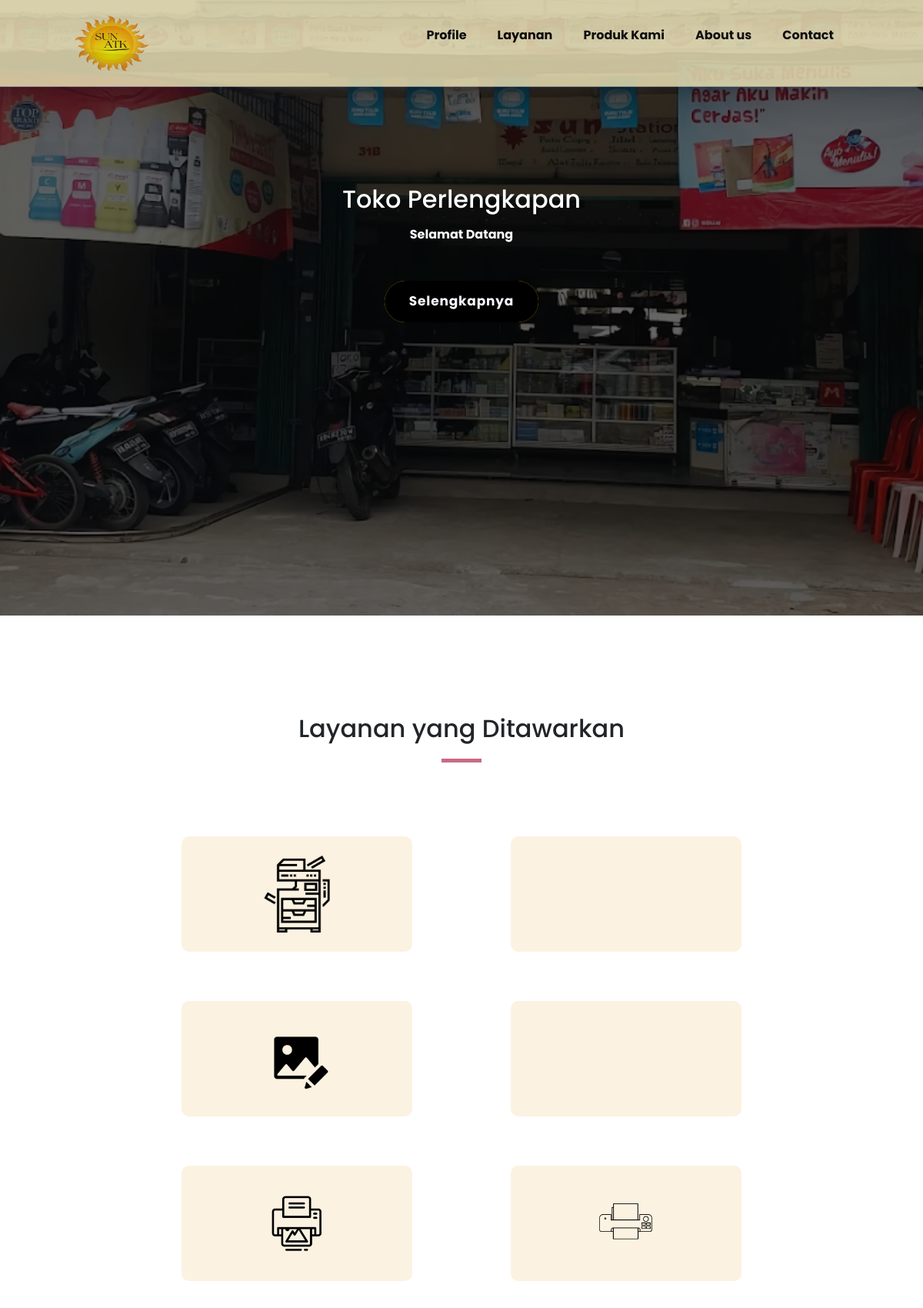
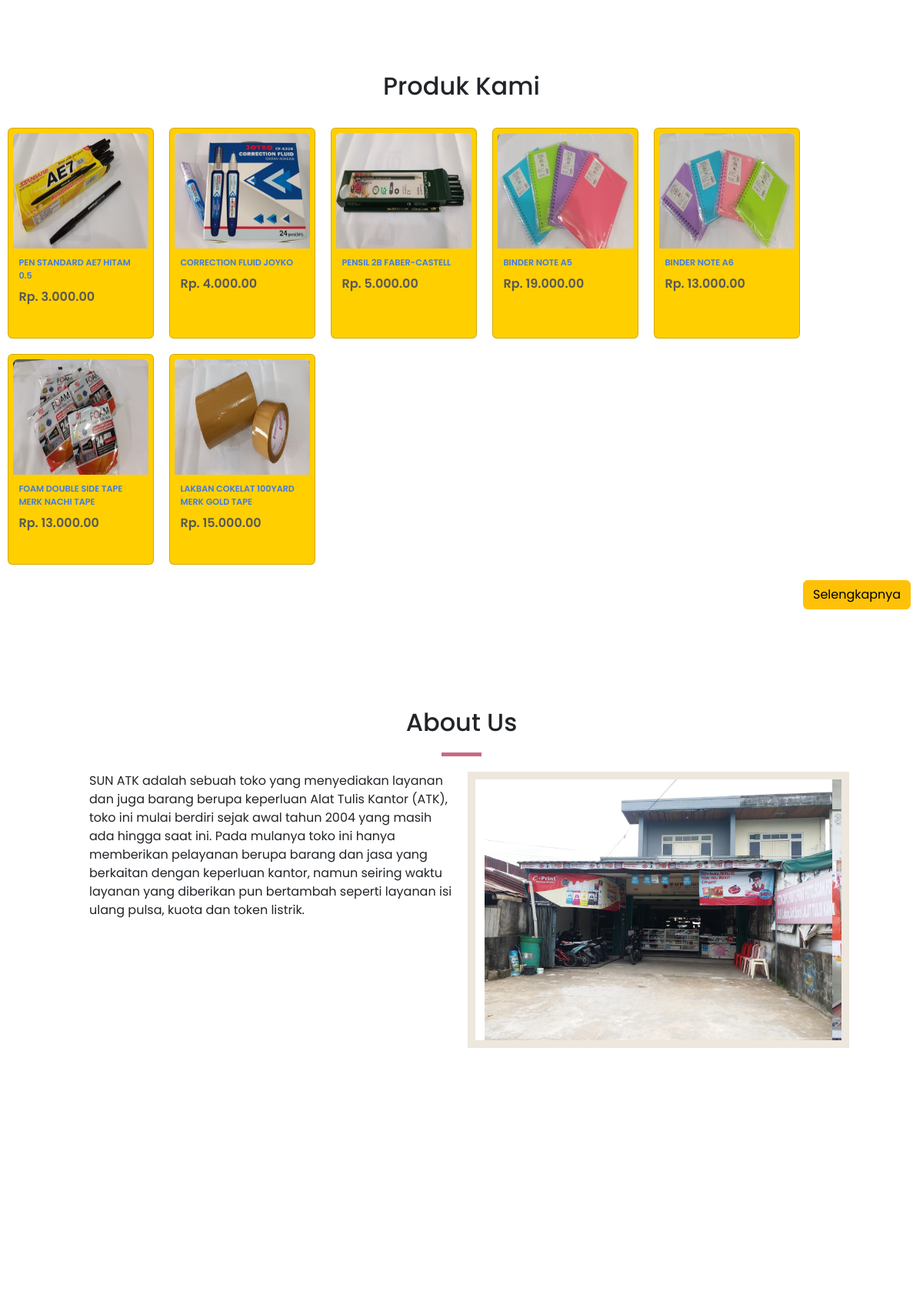
The page / (upper part) on the database its author committed (2 pictures, top to bottom).
### tables this page shows
CREATE TABLE `tb_barang` (
  `no_barang` int(10) NOT NULL,
  `nama_barang` varchar(50) NOT NULL,
  `jumlah` int(10) NOT NULL,
  `harga_barang` varchar(20) NOT NULL,
  `gambar` varchar(50) NOT NULL
);

### index.php (the view, shortened to what this page needs)
<?php
  include "./login/config/connection.php";
  $sql = "SELECT * from tb_barang";
  $query = mysqli_query($conn,$sql);
  $gambar = "";
    if ($gambar == "") {
      $gambar = "default.jpg";
    }
?>
<!DOCTYPE html>
<html lang="en">
  <head>
    <link href="https://cdn.jsdelivr.net/npm/bootstrap@5.2.3/dist/css/bootstrap.min.css" rel="stylesheet">
    <link
      rel="stylesheet"
      href="https://cdnjs.cloudflare.com/ajax/libs/font-awesome/4.7.0/css/font-awesome.min.css"
    />
    <link rel="stylesheet" href="assets/css/style.css" />
  </head>
  <body>
    <nav>
      <div class="layar-dalam">
        <div class="logo">
          <a href=""><img src="assets/images/logo2.png" class="putih" /></a>
        </div>
        <div class="menu">
          <ul>
            <li><a href="#profile" class="active">Profile</a></li>
            <li><a href="#about">Layanan </a></li>
            <li><a href="produk.php">Produk Kami </a></li>
            <li><a href="#aboutus">About us</a></li>
            <li><a href="#contact">Contact</a></li>
          </ul>
        </div>
      </div>
    </nav>
    <div class="scroll">
      <main>
        <section class="profile" id="profile">
          <main class="content profile_layer">
            <h1>Toko Perlengkapan</h1>
            <p>Selamat Datang</p>
            <a href="https://www.tokopedia.com/sunstationeries" target="_blank"
              ><button><span>Selengkapnya</span></button></a
            >
          </main>
        </section>
        <section class="about" id="about">
          <h2>Layanan yang Ditawarkan</h2>
          <div class="card-layout">
            <div>
              <input
                type="button"
                id="fotocopy_buka"
                class="fotocopy_buka card-layout-item"
                value="fotocopy"
                onclick="fotocopyOpen()"
                style="font-size: 0px"
              />
            </div>
            <div>
              <input
                type="button"
                id="cuciFoto_buka"
                class="cuciFoto_buka card-layout-item"
                value="Cuci Foto dan Pas Foto"
                onclick="cuciFotoOpen()"
                style="font-size: 0px"
              />
            </div>
            <div>
              <input
                type="button"
                id="editFoto_buka"
                class="editFoto_buka card-layout-item"
                value="Jasa Edit Foto"
                onclick="editFotoOpen()"
                style="font-size: 0px"
              />
            </div>
            <div>
              <input
                type="button"
                id="scan_buka"
                class="scan_buka card-layout-item"
                value="Scan"
                onclick="scanOpen()"
                style="font-size: 0px"
              />
            </div>
            <div>
              <input
                type="button"
                id="print_buka"
                class="print_buka card-layout-item"
                value="Print"
                onclick="printOpen()"
                style="font-size: 0px"
              />
            </div>
            <div>
              <input
                type="button"
                id="laminating_buka"
                class="laminating_buka card-layout-item"
                value="Laminating"
                onclick="laminatingOpen()"
                style="font-size: 0px"
              />
            </div>
          </div>
        </section>
      </main>
      <h2 class="text-center mb-4">Produk Kami</h2>
      <?php
      for ($x = 0 ; $x < 7 ; $x++) {
        $num = mysqli_fetch_array($query);
        if($num['gambar'] != "") {
              $gambar = $num['gambar'];
            }else {
              $gambar = "default.jpg";
            }
            $link_gambar = "assets/images/data/$gambar";
      ?>
      <span class="card_luar" id="card_luar">
            <div class="card">
                <div class="card_image">
                  <img src="<?php echo $link_gambar;?>" class="card_image">
                </div>
                <div class="card_name">
                  <?php
                    $nama_barang = $num['nama_barang'];
                    echo $nama_barang;
                  ?>
                  </div>
                <div class="card_price">
                  <?php
                    $harga_barang = $num['harga_barang'];
                    echo "Rp. ".number_format($harga_barang,0,',','.').".00";
                  ?>
                </div>
            </div>
        </span>
       <?php
       }
       ?>
       <a href="produk.php"><button type="button" style="margin-top:10px;margin-left: 87%;" class="btn btn-warning">Selengkapnya</button></a>
      <div class="aboutus" id="aboutus">
        <h2>About Us</h2>
        <div class="aboutusmid">
          <div class="atasabout">
            <p>
              SUN ATK adalah sebuah toko yang menyediakan layanan dan juga
              barang berupa keperluan Alat Tulis Kantor (ATK), toko ini mulai
              berdiri sejak awal tahun 2004 yang masih ada hingga saat ini. Pada
              mulanya toko ini hanya memberikan pelayanan berupa barang dan jasa
              yang berkaitan dengan keperluan kantor, namun seiring waktu
              layanan yang diberikan pun bertambah seperti layanan isi ulang
              pulsa, kuota dan token listrik.
            </p>
          </div>
          <div class="container">
            <div class="wrapper">
              <img src="assets/images/foto_toko.jpg" />
              <img src="assets/images/toko 1.jpg" />
            </div>
          </div>
        </div>
      </div>
    </div>
  </body>
</html>

### rows shown on the page
tb_barang: gambar (picture), nama_barang "PEN STANDARD AE7 HITAM 0.5", harga_barang "3.000"
tb_barang: gambar (picture), nama_barang "CORRECTION FLUID JOYKO", harga_barang "4.000"
tb_barang: gambar (picture), nama_barang "PENSIL 2B FABER-CASTELL", harga_barang "5.000"
tb_barang: gambar (picture), nama_barang "BINDER NOTE A5", harga_barang "19.000"
tb_barang: gambar (picture), nama_barang "BINDER NOTE A6", harga_barang "13.000"
tb_barang: gambar (picture), nama_barang "FOAM DOUBLE SIDE TAPE MERK NACHI TAPE", harga_barang "13.000"
tb_barang: gambar (picture), nama_barang "LAKBAN COKELAT 100YARD MERK GOLD TAPE", harga_barang "15.000"
